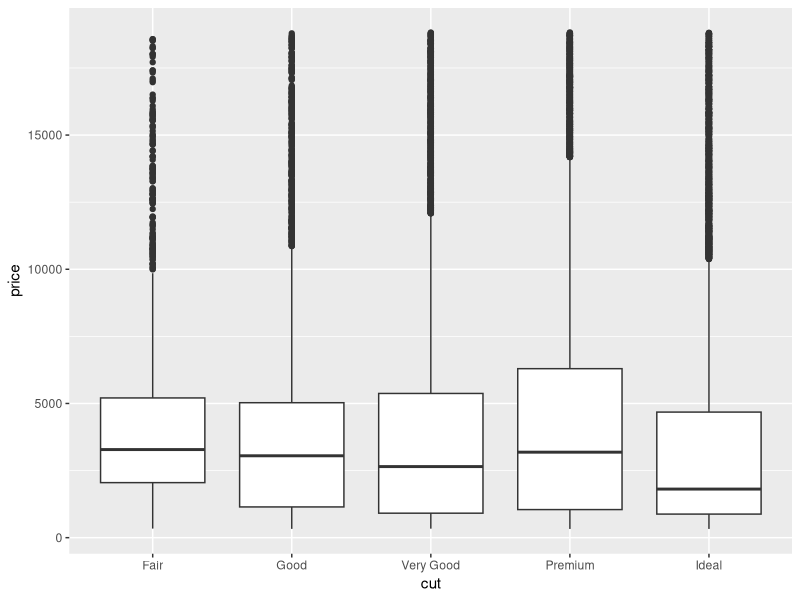
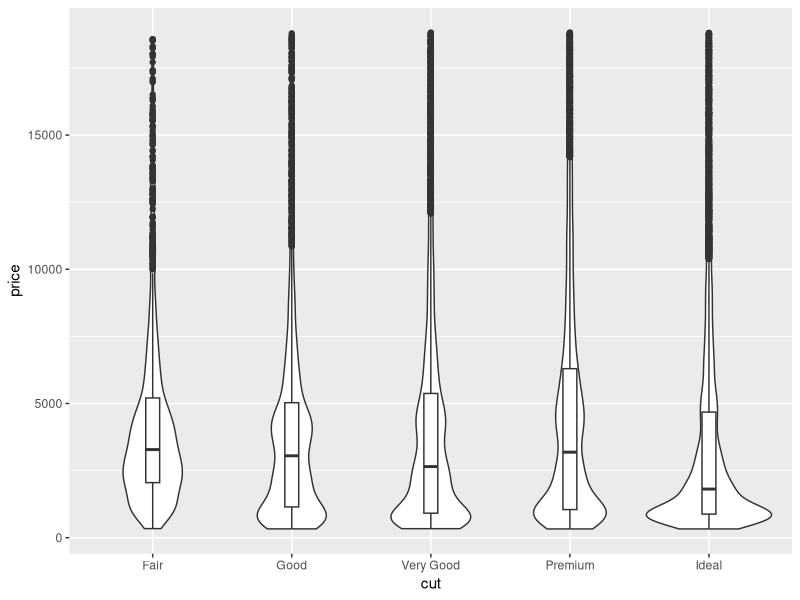
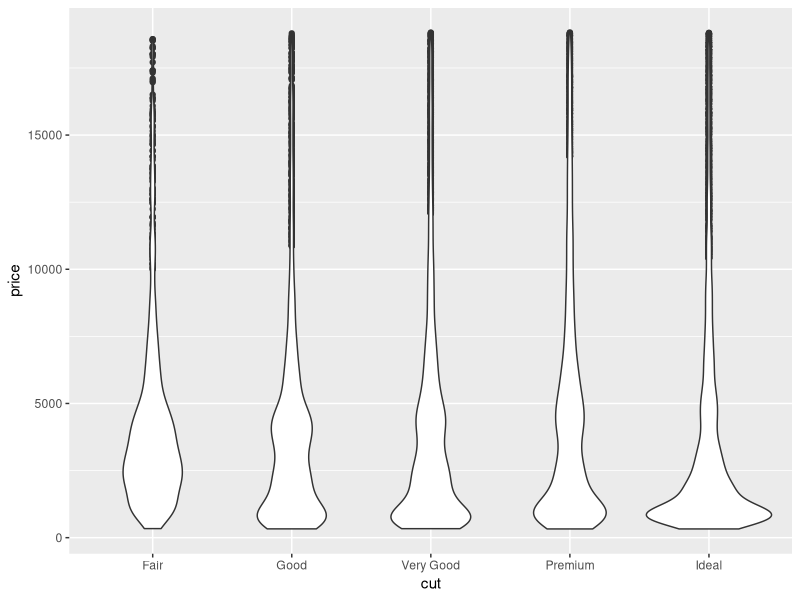
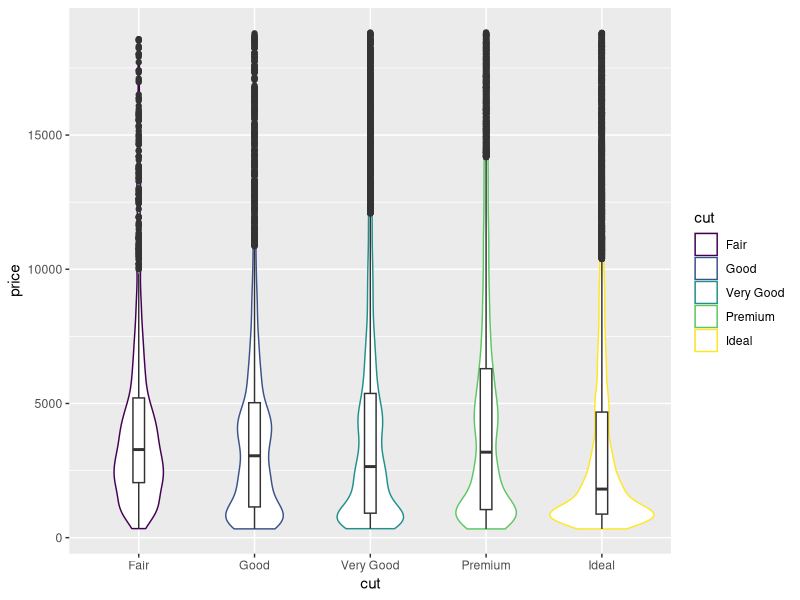
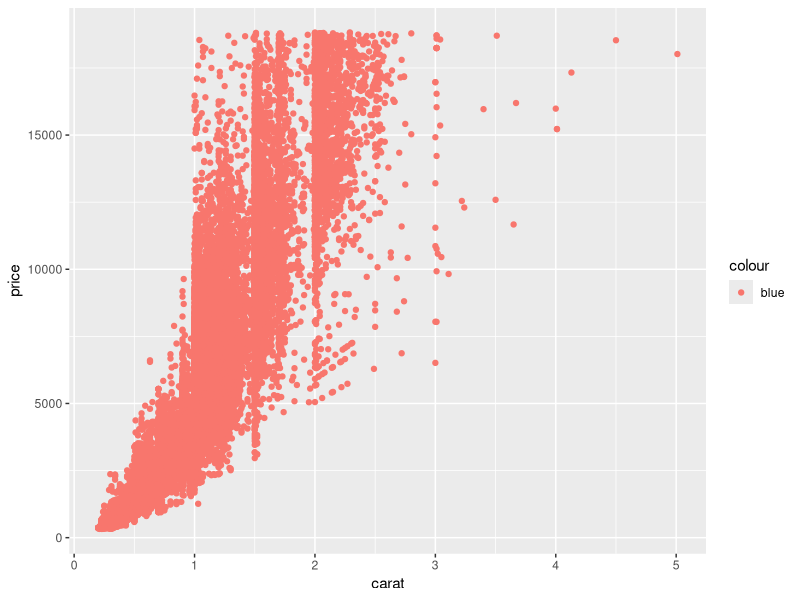
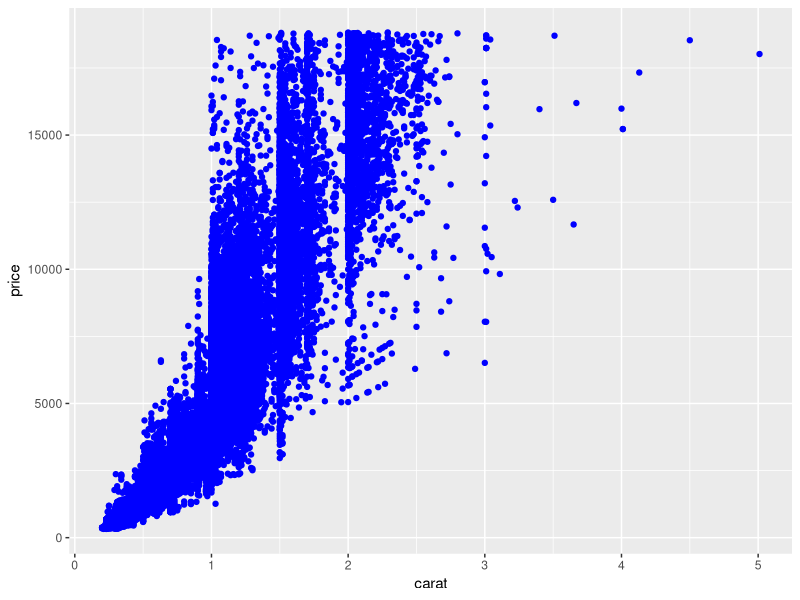
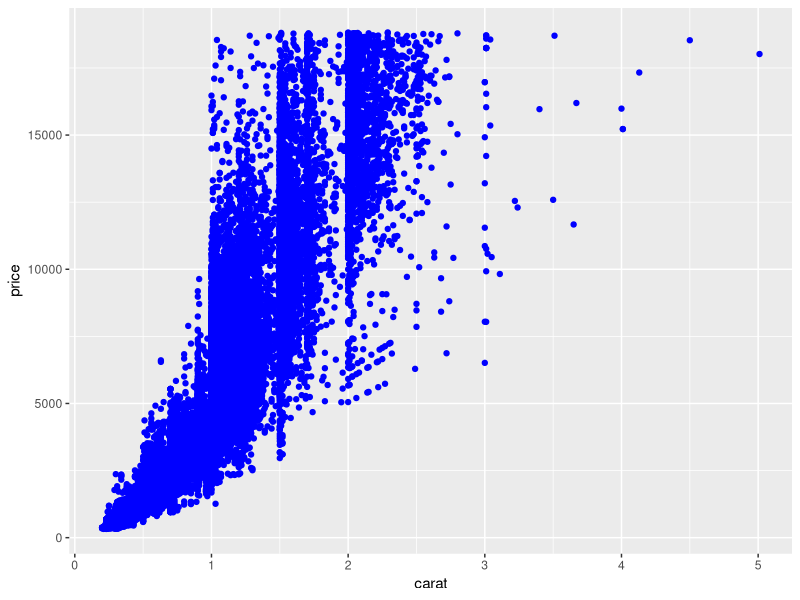

Here is the R script that generated these plots, in order:
## ---- chunk 1
knitr::opts_chunk$set(fig.path = "images/",
                      fig.align = "center",
                      fig.width = 4, 
                      fig.height = 4,
                      echo = TRUE)
library(ggplot2)
## ---- chunk 2
ggplot(data = diamonds,
       mapping = aes(x = cut, y = price)) +
  geom_boxplot()
## ---- chunk 3
ggplot(data = diamonds,
       mapping = aes(x = cut, y = price)) +
  geom_violin() + 
  geom_boxplot(width = 0.1)
## ---- chunk 4
ggplot(data = diamonds,
       mapping = aes(x = cut, y = price)) +
  geom_boxplot(width = 0.1) +
  geom_violin()
## ---- chunk 5
ggplot(data = diamonds) +
  geom_violin(aes(x = cut, y = price, color = cut)) + 
  geom_boxplot(aes(x = cut, y = price),
               width = 0.1)
## ---- chunk 6
ggplot(diamonds, aes(carat, price)) +
  geom_point(aes(color = "blue"))
## ---- chunk 7
ggplot(diamonds, aes(carat, price)) +
  geom_point(color = "blue")
## ---- chunk 8
ggplot(diamonds, aes(carat, price)) +
  geom_point(aes(color = I("blue")))
